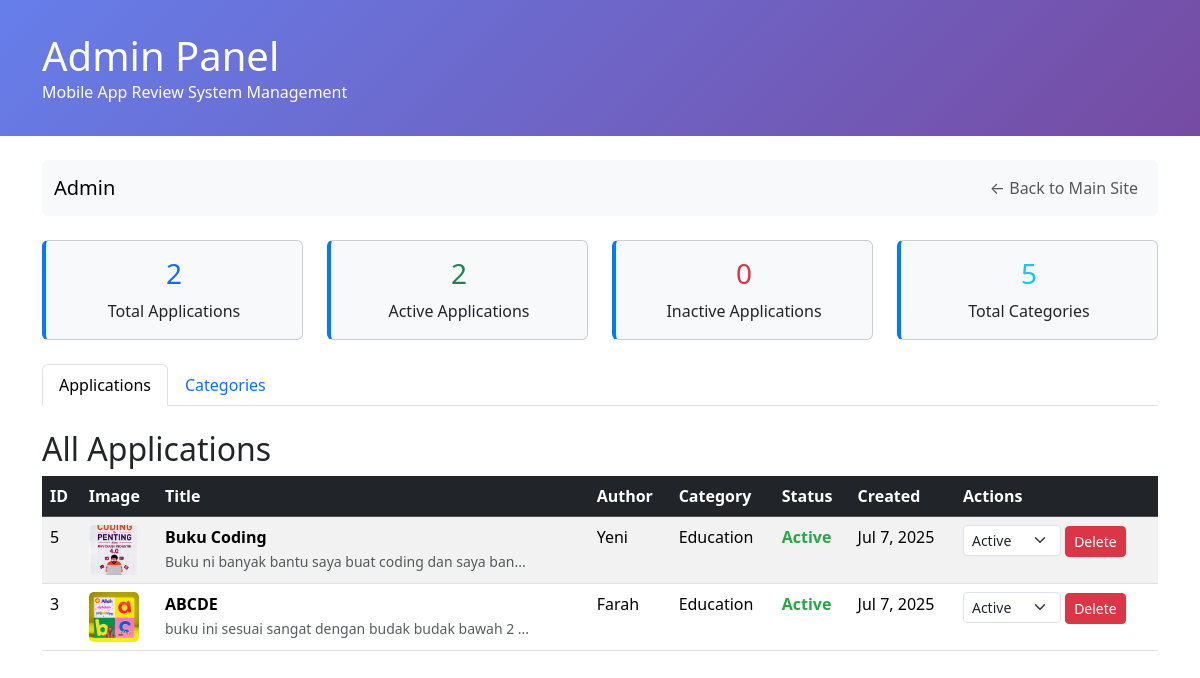
Page /mobile_reviews/admin.php on the committed database.
### tables this page shows
CREATE TABLE `applications` (
  `id` int(11) NOT NULL,
  `category_id` int(11) DEFAULT NULL,
  `posted_date` datetime DEFAULT current_timestamp(),
  `author` varchar(100) DEFAULT NULL,
  `title` varchar(150) DEFAULT NULL,
  `review` text DEFAULT NULL,
  `image` varchar(255) DEFAULT NULL,
  `image_dir` varchar(255) DEFAULT NULL,
  `status` enum('active','inactive') DEFAULT 'active',
  `created` datetime DEFAULT current_timestamp(),
  `modified` datetime DEFAULT current_timestamp() ON UPDATE current_timestamp()
);

CREATE TABLE `categories` (
  `id` int(11) NOT NULL,
  `title` varchar(100) DEFAULT NULL,
  `status` enum('active','inactive') DEFAULT 'active',
  `created` datetime DEFAULT current_timestamp(),
  `modified` datetime DEFAULT current_timestamp() ON UPDATE current_timestamp()
);

### mobile_reviews/admin.php (the view, shortened to what this page needs)
<?php
$servername = "localhost";
$username = "root";
$password = "";
$dbname = "mobile_reviews";
$conn = new mysqli($servername, $username, $password, $dbname);
$apps = $conn->query("SELECT a.*, c.title as category_title FROM applications a LEFT JOIN categories c ON a.category_id = c.id ORDER BY a.created DESC");
$total_apps = $conn->query("SELECT COUNT(*) as count FROM applications")->fetch_assoc()['count'];
$active_apps = $conn->query("SELECT COUNT(*) as count FROM applications WHERE status = 'active'")->fetch_assoc()['count'];
$inactive_apps = $conn->query("SELECT COUNT(*) as count FROM applications WHERE status = 'inactive'")->fetch_assoc()['count'];
$total_categories = $conn->query("SELECT COUNT(*) as count FROM categories")->fetch_assoc()['count'];
?>
<!DOCTYPE html>
<html>
<head>
    <link href="https://cdn.jsdelivr.net/npm/bootstrap@5.3.3/dist/css/bootstrap.min.css" rel="stylesheet">
</head>
<body>
    <div class="admin-header">
        <div class="container">
            <h1 class="mb-0">Admin Panel</h1>
            <p class="mb-0">Mobile App Review System Management</p>
        </div>
    </div>
    <div class="container mt-4">
        <div class="row mb-4">
            <div class="col-12">
                <nav class="navbar navbar-expand-lg navbar-light bg-light rounded">
                    <div class="container-fluid">
                        <a class="navbar-brand" href="admin.php">Admin</a>
                        <div class="navbar-nav">
                            <a class="nav-link" href="index.php">← Back to Main Site</a>
                        </div>
                    </div>
                </nav>
            </div>
        </div>
        <div class="row mb-4">
            <div class="col-md-3">
                <div class="card stats-card">
                    <div class="card-body text-center">
                        <h3 class="text-primary"><?= $total_apps ?></h3>
                        <p class="mb-0">Total Applications</p>
                    </div>
                </div>
            </div>
            <div class="col-md-3">
                <div class="card stats-card">
                    <div class="card-body text-center">
                        <h3 class="text-success"><?= $active_apps ?></h3>
                        <p class="mb-0">Active Applications</p>
                    </div>
                </div>
            </div>
            <div class="col-md-3">
                <div class="card stats-card">
                    <div class="card-body text-center">
                        <h3 class="text-danger"><?= $inactive_apps ?></h3>
                        <p class="mb-0">Inactive Applications</p>
                    </div>
                </div>
            </div>
            <div class="col-md-3">
                <div class="card stats-card">
                    <div class="card-body text-center">
                        <h3 class="text-info"><?= $total_categories ?></h3>
                        <p class="mb-0">Total Categories</p>
                    </div>
                </div>
            </div>
        </div>
        <ul class="nav nav-tabs" id="adminTabs" role="tablist">
            <li class="nav-item" role="presentation">
                <button class="nav-link active" id="apps-tab" data-bs-toggle="tab" data-bs-target="#apps" type="button">Applications</button>
            </li>
            <li class="nav-item" role="presentation">
                <button class="nav-link" id="categories-tab" data-bs-toggle="tab" data-bs-target="#categories" type="button">Categories</button>
            </li>
        </ul>
        <div class="tab-content mt-4" id="adminTabsContent">
            <div class="tab-pane fade show active" id="apps" role="tabpanel">
                <h2>All Applications</h2>
                <div class="table-responsive">
                    <table class="table table-striped table-hover">
                        <thead class="table-dark">
                            <tr>
                                <th>ID</th>
                                <th>Image</th>
                                <th>Title</th>
                                <th>Author</th>
                                <th>Category</th>
                                <th>Status</th>
                                <th>Created</th>
                                <th>Actions</th>
                            </tr>
                        </thead>
                        <tbody>
                            <?php while($app = $apps->fetch_assoc()): ?>
                            <tr>
                                <td><?= $app['id'] ?></td>
                                <td>
                                    <?php if($app['image'] && file_exists($app['image_dir'])): ?>
                                        <img src="<?= htmlspecialchars($app['image_dir']) ?>" style="width: 50px; height: 50px; object-fit: cover; border-radius: 5px;">
                                    <?php else: ?>
                                        <span class="text-muted">No image</span>
                                    <?php endif; ?>
                                </td>
                                <td>
                                    <strong><?= htmlspecialchars($app['title']) ?></strong><br>
                                    <small class="text-muted"><?= htmlspecialchars(substr($app['review'], 0, 50)) ?>...</small>
                                </td>
                                <td><?= htmlspecialchars($app['author']) ?></td>
                                <td><?= htmlspecialchars($app['category_title']) ?></td>
                                <td>
                                    <span class="status-<?= $app['status'] ?>"><?= ucfirst($app['status']) ?></span>
                                </td>
                                <td><?= date('M j, Y', strtotime($app['created'])) ?></td>
                                <td>
                                    <form method="POST" style="display: inline;">
                                        <select name="status" class="form-select form-select-sm" style="width: auto; display: inline;" onchange="this.form.submit()">
                                            <option value="active" <?= $app['status'] == 'active' ? 'selected' : '' ?>>Active</option>
                                        </select>
                                    </form>
                                    <form method="POST" style="display: inline;" onsubmit="return confirm('Are you sure you want to delete this application?')">
                                        <button type="submit" class="btn btn-danger btn-sm">Delete</button>
                                    </form>
                                </td>
                            </tr>
                            <?php endwhile; ?>
                        </tbody>
                    </table>
                </div>
            </div>
        </div>
    </div>
</body>
</html>

### mobile_reviews/admin.php (style rules this page uses)
.status-active { color: #28a745; font-weight: bold; }
.admin-header { background: linear-gradient(135deg, #667eea 0%, #764ba2 100%); color: white; padding: 2rem 0; }
.stats-card { background: #f8f9fa; border-left: 4px solid #007bff; }

### rows in the picture
applications: id "5", image_dir (picture), title "Buku Coding", review "Buku ni banyak bantu saya buat coding dan saya ban", author "Yeni", category.title "Education", status "Active", created "Jul 7, 2025"
applications: id "3", image_dir (picture), title "ABCDE", review "buku ini sesuai sangat dengan budak budak bawah 2", author "Farah", category.title "Education", status "Active", created "Jul 7, 2025"

### other values in the picture
$total_apps "2"
$active_apps "2"
$inactive_apps "0"
$total_categories "5"
